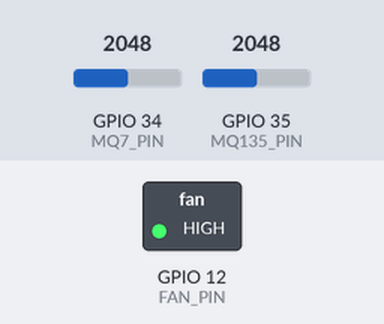
The sketch below on a simulated ESP32. Parts: switched loads named in the sketch (green lamp = pin HIGH). Inputs (shaded band) come from the test bench; at power-on: GPIO 34 (MQ7_PIN) = 2048, GPIO 35 (MQ135_PIN) = 2048. What the sketch prints to the serial monitor is not drawn.

Above: at 0.1 s.
Timing chart, 0 to 1.6 s (numbered marks = the images above):
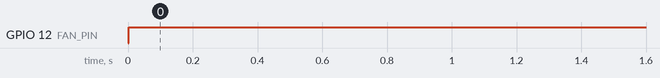

The sketch:

air_quality_monitor.ino
```cpp
// ==== PIN DEFINITIONS ====
#define MQ7_PIN 34
#define MQ135_PIN 35
#define FAN_PIN 12   // Relay or MOSFET
#define PM_SENSOR_RX 16
#define PM_SENSOR_TX 17

// Thresholds (adjust after testing)
int CO_THRESHOLD = 300;
int AIR_THRESHOLD = 400;

#include <HardwareSerial.h>
HardwareSerial PMSerial(1);

// ==== SETUP ====
void setup() {
  Serial.begin(115200);

  pinMode(FAN_PIN, OUTPUT);
  digitalWrite(FAN_PIN, LOW);

  PMSerial.begin(9600, SERIAL_8N1, PM_SENSOR_RX, PM_SENSOR_TX);

  Serial.println("X Carbon System Started...");
}

// ==== LOOP ====
void loop() {

  // Read gas sensors
  int mq7_value = analogRead(MQ7_PIN);
  int mq135_value = analogRead(MQ135_PIN);

  // Simulated PM value (replace with real parsing)
  int pm_value = readPM();

  Serial.print("MQ7: "); Serial.print(mq7_value);
  Serial.print(" | MQ135: "); Serial.print(mq135_value);
  Serial.print(" | PM: "); Serial.println(pm_value);

  // ==== AGENTIC DECISION LOGIC ====
  if (mq7_value > CO_THRESHOLD || mq135_value > AIR_THRESHOLD || pm_value > 150) {

    Serial.println("Pollution HIGH → Activating Fan");
    digitalWrite(FAN_PIN, HIGH);

    // You can also send signal to drone controller here
    // Example: Serial.println("MOVE TO TARGET ZONE");

  } else {

    Serial.println("Air Clean → Fan OFF");
    digitalWrite(FAN_PIN, LOW);
  }

  delay(2000);
}

// ==== PM SENSOR FUNCTION (BASIC) ====
int readPM() {
  if (PMSerial.available()) {
    return PMSerial.read(); // Simplified (replace with real decoding)
  }
  return 0;
}
```

Measured:
- by itself, GPIO 12 (FAN_PIN): LOW → HIGH at 0.00 s
